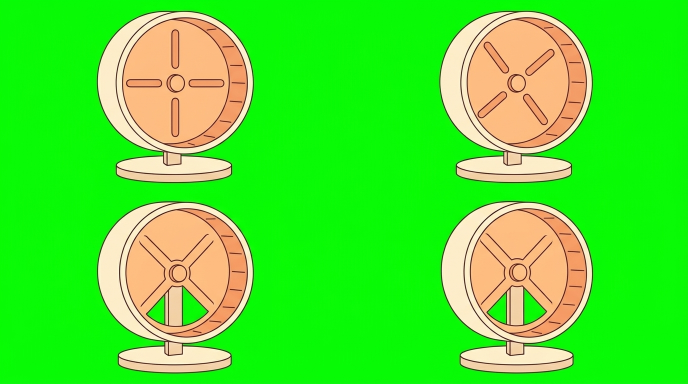
#> input picture pets/hamster/art/510a9687-7ae7-4bf0-acce-3c9b77e20e55.jfif, 1376 x 768 px (shown at 1/2 size)
$ python remove_checker.py ../pets/hamster/art/510a9687-7ae7-4bf0-acce-3c9b77e20e55.jfif out.png
#> lines starting #> are read from the running program, lines starting #| are printed output that depends on the picture; after the words box and inside, x2 and y2 are one past the last pixel; in counts of white or black regions, pixels touching at a corner belong together
"""Cut characters out of pictures whose "transparent" background is a painted grey-and-white
checkerboard (what many AI image tools save as JPG), and split a sheet into one PNG per figure.

The background is every greyish, light pixel connected to the picture's border. Line art stops the
fill, so fur inside the outline stays. Anything translucent (glass, glow) over the checkerboard
cannot be recovered this way.

usage: python -I remove_checker.py IN.jpg OUT_DIR [--name base] [--sat 22] [--bright 160]
           [--scale 0.5] [--split auto|none] [--min-area 4000]
writes OUT_DIR/<base>-1.png, -2.png, ... (left to right), each trimmed to the figure.
"""
import argparse
from pathlib import Path

from PIL import Image, ImageChops, ImageDraw, ImageFilter


def background_mask(rgb, sat, bright):
    """255 where a pixel looks like the checkerboard and touches the border through such pixels."""
    _, s, v = rgb.convert("HSV").split()
    like = ImageChops.multiply(s.point(lambda x: 255 if x < sat else 0), v.point(lambda x: 255 if x > bright else 0))
    w, h = like.size
    seeds = [(x, 0) for x in range(0, w, 3)] + [(x, h - 1) for x in range(0, w, 3)]
    seeds += [(0, y) for y in range(0, h, 3)] + [(w - 1, y) for y in range(0, h, 3)]
    for p in seeds:
        if like.getpixel(p) == 255:
            ImageDraw.floodfill(like, p, 128)
    return like.point(lambda x: 255 if x == 128 else 0)


def keep_largest(alpha, share=0.15):
    """Drops opaque specks (glints, leftovers of glass): keeps the biggest connected region and any
    other region at least `share` of its size."""
    hard = alpha.point(lambda v: 255 if v > 128 else 0)
    w, h = hard.size
    px = hard.load()
    areas = {}
    label = 1
    for y in range(0, h, 2):
        for x in range(0, w, 2):
            if px[x, y] == 255 and label < 255:
                ImageDraw.floodfill(hard, (x, y), label)
                areas[label] = hard.histogram()[label]
                label += 1
    if not areas:
        return alpha
    biggest = max(areas.values())
    keep = {k for k, v in areas.items() if v >= biggest * share}
    mask = hard.point(lambda v: 255 if v in keep else 0).filter(ImageFilter.MaxFilter(3))
    return ImageChops.multiply(alpha, mask)


def dark_columns(rgb):
    """Columns that are mostly near-black: divider lines between panels of a sheet."""
    grey = rgb.convert("L")
    w, h = grey.size
    cols = []
    for x in range(w):
        dark = grey.crop((x, int(h * 0.1), x + 1, int(h * 0.9))).point(lambda v: 255 if v < 70 else 0)
        if dark.histogram()[255] > 0.6 * h * 0.8:
            cols.append(x)
    return cols


def segments(alpha, min_width=40):
    """Left-to-right runs of columns that contain opaque pixels."""
    w, h = alpha.size
    filled = [alpha.crop((x, 0, x + 1, h)).getbbox() is not None for x in range(w)]
    runs, start = [], None
    for x, f in enumerate(filled + [False]):
        if f and start is None:
            start = x
        elif not f and start is not None:
            if x - start >= min_width:
                runs.append((start, x))
            start = None
    return runs


def main():
    ap = argparse.ArgumentParser()
    ap.add_argument("src")
    ap.add_argument("out")
    ap.add_argument("--name")
    ap.add_argument("--sat", type=int, default=22, help="max saturation (0-255) of checkerboard pixels")
    ap.add_argument("--bright", type=int, default=160, help="min brightness (0-255) of checkerboard pixels")
    ap.add_argument("--scale", type=float, default=0.5, help="work at this fraction of the size (speed)")
    ap.add_argument("--split", choices=["auto", "none"], default="auto")
    ap.add_argument("--min-area", type=int, default=4000, help="drop figures smaller than this many pixels")
    ap.add_argument("--keep-largest", action="store_true", help="per figure, drop specks around the main shape")
    a = ap.parse_args()

    src = Path(a.src)
    rgb = Image.open(src).convert("RGB")
#> rgb is the input picture: PIL image 1376x768 RGB; mean R, G, B 76.5, 229.8, 46.6
    if a.scale != 1:
        rgb = rgb.resize((round(rgb.width * a.scale), round(rgb.height * a.scale)), Image.LANCZOS)
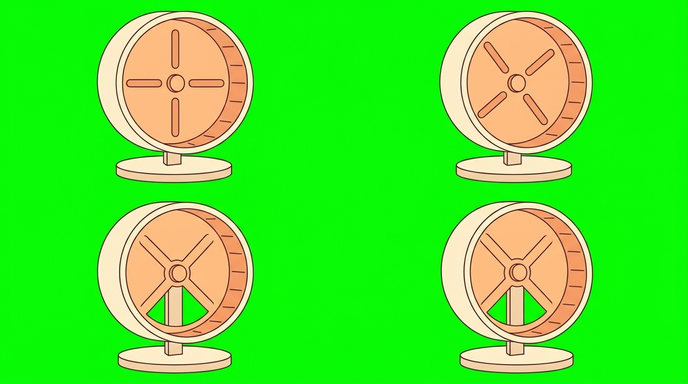
#> rgb: PIL image 688x384 RGB; mean R, G, B 76.4, 229.8, 46.6

    # Panel dividers would join neighbouring figures; paint them as background first.
    dividers = dark_columns(rgb) if a.split == "auto" else []
#> in dark_columns, `grey = rgb.convert("L")`:
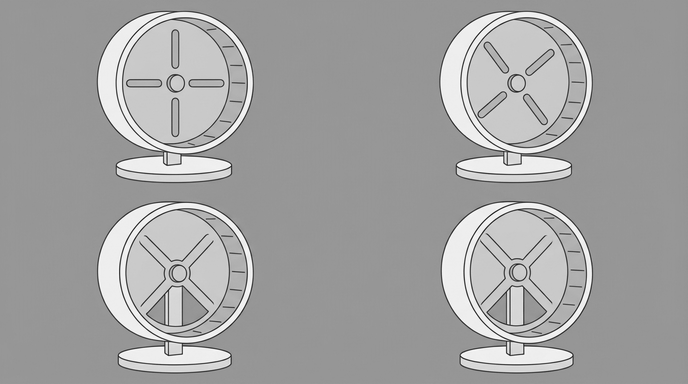
#> grey: PIL image 688x384 L; min 16, max 254, mean 163.1
#> after the loop in dark_columns, `for x in range(w):`: cols = []
#> dividers = []
    if dividers:
        draw = ImageDraw.Draw(rgb)
        for x in dividers:
            draw.line([(x, 0), (x, rgb.height)], fill=(255, 255, 255), width=7)

    bg = background_mask(rgb, a.sat, a.bright).filter(ImageFilter.MaxFilter(3))  # eat the JPEG halo
#> in background_mask, `_, s, v = rgb.convert("HSV").split()`:
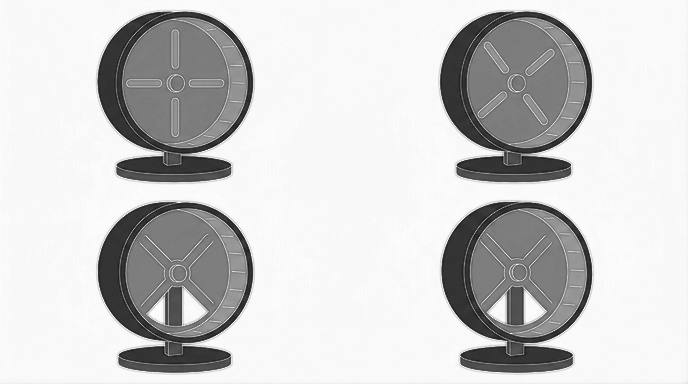
#> s: PIL image 688x384 L; min 9, max 255, mean 204.3
#> in background_mask, `_, s, v = rgb.convert("HSV").split()`:
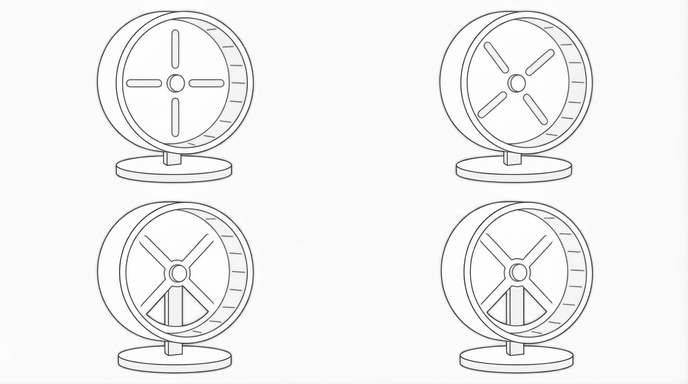
#> v: PIL image 688x384 L; min 35, max 255, mean 243.6
#> in background_mask, `like = ImageChops.multiply(s.point(lambda x: 255 if x < sat else 0), v..`:
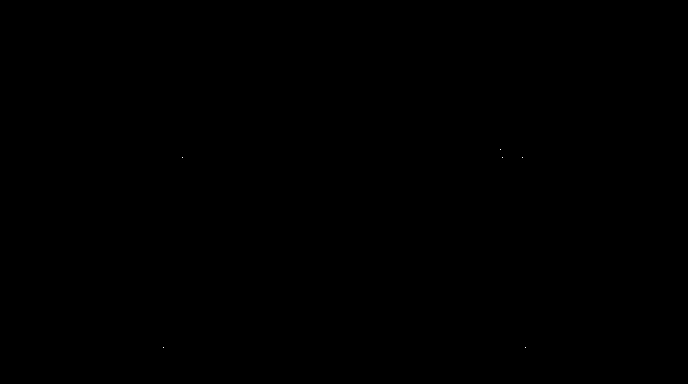
#> like: PIL image 688x384 L; 0% white in thin lines or dots, all inside (x1, y1, x2, y2) = (163, 149, 526, 348)
#> in background_mask, `return like.point(lambda x: 255 if x == 128 else 0)`: returned value: PIL image 688x384 L; every value is 0
    alpha = ImageChops.invert(bg).filter(ImageFilter.GaussianBlur(0.7))
#> alpha: PIL image 688x384 L; every value is 255
    rgba = rgb.copy()
    rgba.putalpha(alpha)

    out = Path(a.out)
    out.mkdir(parents=True, exist_ok=True)
    base = a.name or src.stem
    hard = alpha.point(lambda v: 255 if v > 128 else 0)
    runs = segments(hard) if a.split == "auto" else [(0, rgb.width)]
#> in segments, `filled = [alpha.crop((x, 0, x + 1, h)).getbbox() is not None for x in ..`: filled = 688 items, first 6: True, True, True, True, True, True
#> the loop in segments, `for x, f in enumerate(filled + [False]):` made 689 passes
#> start on pass 1: 0
#> after the loop in segments, `for x, f in enumerate(filled + [False]):`: runs = [(0, 688)]
#> runs = [(0, 688)]
    n = 0
    for x0, x1 in runs:
        piece = rgba.crop((x0, 0, x1, rgba.height))
        if a.keep_largest:
            piece.putalpha(keep_largest(piece.getchannel("A")))
        box = piece.getchannel("A").point(lambda v: 255 if v > 128 else 0).getbbox()
        if not box:
            continue
        piece = piece.crop(box)
        area = piece.getchannel("A").point(lambda v: 255 if v > 128 else 0).histogram()[255]
        if area < a.min_area:
            continue
        n += 1
        piece.save(out / f"{base}-{n}.png")
        print(f"{base}-{n}.png  {piece.size[0]}x{piece.size[1]}  (x {x0}-{x1})")
#> this loop made 1 pass
#> (x0, x1, box, area, n) on pass 1: (0, 688, (0, 0, 688, 384), 264192, 1)
#| 510a9687-7ae7-4bf0-acce-3c9b77e20e55-1.png  688x384  (x 0-688)
#> after the loop, n = 1
    print(f"{n} figure(s) from {src.name}{'; dividers at ' + str(len(dividers)) + ' columns' if dividers else ''}")
#| 1 figure(s) from 510a9687-7ae7-4bf0-acce-3c9b77e20e55.jfif


main()
